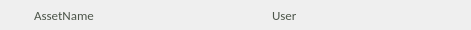
   <widget class="QFrame" name="AssetSQ_FrameSmall_2">
    <property name="geometry">
     <rect>
      <x>130</x>
      <y>350</y>
      <width>471</width>
      <height>30</height>
     </rect>
    </property>
    <property name="maximumSize">
     <size>
      <width>550</width>
      <height>30</height>
     </size>
    </property>
    <property name="frameShape">
     <enum>QFrame::NoFrame</enum>
    </property>
    <property name="frameShadow">
     <enum>QFrame::Raised</enum>
    </property>
    <widget class="QLabel" name="ASLS_labelA_2">
     <property name="geometry">
      <rect>
       <x>27</x>
       <y>2</y>
       <width>150</width>
       <height>25</height>
      </rect>
     </property>
     <property name="minimumSize">
      <size>
       <width>150</width>
       <height>25</height>
      </size>
     </property>
     <property name="maximumSize">
      <size>
       <width>150</width>
       <height>20</height>
      </size>
     </property>
     <property name="text">
      <string/>
     </property>
     <property name="pixmap">
      <pixmap>../UI/assetLong_A01.png</pixmap>
     </property>
     <property name="scaledContents">
      <bool>true</bool>
     </property>
    </widget>
    <widget class="QPushButton" name="ASLS_buttonM_2">
     <property name="enabled">
      <bool>false</bool>
     </property>
     <property name="geometry">
      <rect>
       <x>200</x>
       <y>4</y>
       <width>22</width>
       <height>22</height>
      </rect>
     </property>
     <property name="maximumSize">
      <size>
       <width>22</width>
       <height>22</height>
      </size>
     </property>
     <property name="autoFillBackground">
      <bool>false</bool>
     </property>
     <property name="text">
      <string/>
     </property>
     <property name="icon">
      <iconset>
       <normaloff>../UI/button_Asset_mod_01.png</normaloff>
       <normalon>../UI/button_Asset_mod_02.png</normalon>
       <selectedon>../UI/button_Asset_mod_01.png</selectedon>../UI/button_Asset_mod_01.png</iconset>
     </property>
     <property name="iconSize">
      <size>
       <width>22</width>
       <height>22</height>
      </size>
     </property>
     <property name="checkable">
      <bool>true</bool>
     </property>
     <property name="flat">
      <bool>true</bool>
     </property>
    </widget>
    <widget class="QPushButton" name="ASLS_buttonC_2">
     <property name="geometry">
      <rect>
       <x>177</x>
       <y>4</y>
       <width>22</width>
       <height>22</height>
      </rect>
     </property>
     <property name="maximumSize">
      <size>
       <width>22</width>
       <height>22</height>
      </size>
     </property>
     <property name="autoFillBackground">
      <bool>false</bool>
     </property>
     <property name="text">
      <string/>
     </property>
     <property name="icon">
      <iconset>
       <normaloff>../UI/button_Asset_concept_01.png</normaloff>
       <normalon>../UI/button_Asset_concept_02.png</normalon>
       <activeon>../UI/button_Asset_concept_02.png</activeon>
       <selectedon>../UI/button_Asset_concept_01.png</selectedon>../UI/button_Asset_concept_01.png</iconset>
     </property>
     <property name="iconSize">
      <size>
       <width>22</width>
       <height>22</height>
      </size>
     </property>
     <property name="checkable">
      <bool>true</bool>
     </property>
     <property name="flat">
      <bool>true</bool>
     </property>
    </widget>
    <widget class="QPushButton" name="ASLS_buttonT_2">
     <property name="enabled">
      <bool>false</bool>
     </property>
     <property name="geometry">
      <rect>
       <x>223</x>
       <y>4</y>
       <width>22</width>
       <height>22</height>
      </rect>
     </property>
     <property name="maximumSize">
      <size>
       <width>22</width>
       <height>22</height>
      </size>
     </property>
     <property name="autoFillBackground">
      <bool>false</bool>
     </property>
     <property name="text">
      <string/>
     </property>
     <property name="icon">
      <iconset>
       <normaloff>../UI/button_Asset_Tex_01.png</normaloff>
       <normalon>../UI/button_Asset_Tex_02.png</normalon>
       <activeoff>../UI/button_Asset_Tex_01.png</activeoff>
       <activeon>../UI/button_Asset_Tex_02.png</activeon>
       <selectedoff>../UI/button_Asset_Tex_01.png</selectedoff>
       <selectedon>../UI/button_Asset_Tex_02.png</selectedon>../UI/button_Asset_Tex_01.png</iconset>
     </property>
     <property name="iconSize">
      <size>
       <width>22</width>
       <height>22</height>
      </size>
     </property>
     <property name="checkable">
      <bool>true</bool>
     </property>
     <property name="flat">
      <bool>true</bool>
     </property>
    </widget>
    <widget class="QPushButton" name="ASLS_buttonR_2">
     <property name="enabled">
      <bool>false</bool>
     </property>
     <property name="geometry">
      <rect>
       <x>246</x>
       <y>4</y>
       <width>22</width>
       <height>22</height>
      </rect>
     </property>
     <property name="maximumSize">
      <size>
       <width>22</width>
       <height>22</height>
      </size>
     </property>
     <property name="autoFillBackground">
      <bool>false</bool>
     </property>
     <property name="text">
      <string/>
     </property>
     <property name="icon">
      <iconset>
       <normaloff>../UI/button_Asset_Rig_01.png</normaloff>
       <normalon>../UI/button_Asset_Rig_02.png</normalon>
       <selectedon>../UI/button_Asset_Rig_02.png</selectedon>../UI/button_Asset_Rig_01.png</iconset>
     </property>
     <property name="iconSize">
      <size>
       <width>22</width>
       <height>22</height>
      </size>
     </property>
     <property name="checkable">
      <bool>true</bool>
     </property>
     <property name="flat">
      <bool>true</bool>
     </property>
    </widget>
    <widget class="QLabel" name="ASLS_labelB_2">
     <property name="enabled">
      <bool>false</bool>
     </property>
     <property name="geometry">
      <rect>
       <x>268</x>
       <y>2</y>
       <width>75</width>
       <height>25</height>
      </rect>
     </property>
     <property name="minimumSize">
      <size>
       <width>75</width>
       <height>15</height>
      </size>
     </property>
     <property name="maximumSize">
      <size>
       <width>75</width>
       <height>25</height>
      </size>
     </property>
     <property name="text">
      <string/>
     </property>
     <property name="pixmap">
      <pixmap>../UI/userBlockB.png</pixmap>
     </property>
     <property name="scaledContents">
      <bool>true</bool>
     </property>
    </widget>
    <widget class="QLabel" name="ASLS_textA_2">
     <property name="geometry">
      <rect>
       <x>34</x>
       <y>8</y>
       <width>140</width>
       <height>14</height>
      </rect>
     </property>
     <property name="maximumSize">
      <size>
       <width>140</width>
       <height>14</height>
      </size>
     </property>
     <property name="palette">
      <palette>
       <active>
        <colorrole role="WindowText">
         <brush brushstyle="SolidPattern">
          <color alpha="255">
           <red>76</red>
           <green>85</green>
           <blue>73</blue>
          </color>
         </brush>
        </colorrole>
        <colorrole role="Text">
         <brush brushstyle="SolidPattern">
          <color alpha="255">
           <red>255</red>
           <green>255</green>
           <blue>255</blue>
          </color>
         </brush>
        </colorrole>
       </active>
       <inactive>
        <colorrole role="WindowText">
         <brush brushstyle="SolidPattern">
          <color alpha="255">
           <red>76</red>
           <green>85</green>
           <blue>73</blue>
          </color>
         </brush>
        </colorrole>
        <colorrole role="Text">
         <brush brushstyle="SolidPattern">
          <color alpha="255">
           <red>255</red>
           <green>255</green>
           <blue>255</blue>
          </color>
         </brush>
        </colorrole>
       </inactive>
       <disabled>
        <colorrole role="WindowText">
         <brush brushstyle="SolidPattern">
          <color alpha="255">
           <red>120</red>
           <green>120</green>
           <blue>120</blue>
          </color>
         </brush>
        </colorrole>
        <colorrole role="Text">
         <brush brushstyle="SolidPattern">
          <color alpha="255">
           <red>120</red>
           <green>120</green>
           <blue>120</blue>
          </color>
         </brush>
        </colorrole>
       </disabled>
      </palette>
     </property>
     <property name="font">
      <font>
       <family>Calibri</family>
       <pointsize>10</pointsize>
      </font>
     </property>
     <property name="text">
      <string>AssetName</string>
     </property>
    </widget>
    <widget class="QLabel" name="ASLS_textB_2">
     <property name="geometry">
      <rect>
       <x>272</x>
       <y>8</y>
       <width>69</width>
       <height>14</height>
      </rect>
     </property>
     <property name="maximumSize">
      <size>
       <width>70</width>
       <height>14</height>
      </size>
     </property>
     <property name="palette">
      <palette>
       <active>
        <colorrole role="WindowText">
         <brush brushstyle="SolidPattern">
          <color alpha="255">
           <red>76</red>
           <green>85</green>
           <blue>73</blue>
          </color>
         </brush>
        </colorrole>
       </active>
       <inactive>
        <colorrole role="WindowText">
         <brush brushstyle="SolidPattern">
          <color alpha="255">
           <red>76</red>
           <green>85</green>
           <blue>73</blue>
          </color>
         </brush>
        </colorrole>
       </inactive>
       <disabled>
        <colorrole role="WindowText">
         <brush brushstyle="SolidPattern">
          <color alpha="255">
           <red>120</red>
           <green>120</green>
           <blue>120</blue>
          </color>
         </brush>
        </colorrole>
       </disabled>
      </palette>
     </property>
     <property name="font">
      <font>
       <family>Calibri</family>
       <pointsize>10</pointsize>
      </font>
     </property>
     <property name="text">
      <string>User</string>
     </property>
    </widget>
    <widget class="QPushButton" name="ASLS_buttonA_2">
     <property name="geometry">
      <rect>
       <x>2</x>
       <y>2</y>
       <width>25</width>
       <height>25</height>
      </rect>
     </property>
     <property name="palette">
      <palette>
       <active>
        <colorrole role="Base">
         <brush brushstyle="SolidPattern">
          <color alpha="255">
           <red>255</red>
           <green>255</green>
           <blue>255</blue>
          </color>
         </brush>
        </colorrole>
       </active>
       <inactive>
        <colorrole role="Base">
         <brush brushstyle="SolidPattern">
          <color alpha="255">
           <red>255</red>
           <green>255</green>
           <blue>255</blue>
          </color>
         </brush>
        </colorrole>
       </inactive>
       <disabled>
        <colorrole role="Base">
         <brush brushstyle="SolidPattern">
          <color alpha="255">
           <red>255</red>
           <green>255</green>
           <blue>255</blue>
          </color>
         </brush>
        </colorrole>
       </disabled>
      </palette>
     </property>
     <property name="autoFillBackground">
      <bool>false</bool>
     </property>
     <property name="text">
      <string/>
     </property>
     <property name="icon">
      <iconset>
       <normaloff>../UI/user_block.png</normaloff>
       <normalon>../UI/user_block_Check.png</normalon>
       <activeoff>../UI/user_block.png</activeoff>
       <activeon>../UI/user_block_Check.png</activeon>
       <selectedoff>../UI/user_block.png</selectedoff>
       <selectedon>../UI/user_block_Check.png</selectedon>../UI/user_block.png</iconset>
     </property>
     <property name="iconSize">
      <size>
       <width>25</width>
       <height>25</height>
      </size>
     </property>
     <property name="checkable">
      <bool>true</bool>
     </property>
     <property name="flat">
      <bool>true</bool>
     </property>
    </widget>
    <widget class="QPushButton" name="ASLS_button_stateA_2">
     <property name="enabled">
      <bool>false</bool>
     </property>
     <property name="geometry">
      <rect>
       <x>343</x>
       <y>3</y>
       <width>23</width>
       <height>23</height>
      </rect>
     </property>
     <property name="text">
      <string/>
     </property>
     <property name="icon">
      <iconset>
       <normaloff>../UI/user_block_B.png</normaloff>../UI/user_block_B.png</iconset>
     </property>
     <property name="iconSize">
      <size>
       <width>23</width>
       <height>28</height>
      </size>
     </property>
     <property name="checkable">
      <bool>true</bool>
     </property>
     <property name="flat">
      <bool>true</bool>
     </property>
    </widget>
    <widget class="QPushButton" name="ASLS_button_stateB_2">
     <property name="enabled">
      <bool>false</bool>
     </property>
     <property name="geometry">
      <rect>
       <x>364</x>
       <y>3</y>
       <width>23</width>
       <height>23</height>
      </rect>
     </property>
     <property name="text">
      <string/>
     </property>
     <property name="icon">
      <iconset>
       <normaloff>../UI/user_block_C.png</normaloff>../UI/user_block_C.png</iconset>
     </property>
     <property name="iconSize">
      <size>
       <width>23</width>
       <height>28</height>
      </size>
     </property>
     <property name="checkable">
      <bool>true</bool>
     </property>
     <property name="flat">
      <bool>true</bool>
     </property>
    </widget>
    <widget class="QPushButton" name="ASLS_button_stateC_2">
     <property name="enabled">
      <bool>false</bool>
     </property>
     <property name="geometry">
      <rect>
       <x>386</x>
       <y>3</y>
       <width>23</width>
       <height>23</height>
      </rect>
     </property>
     <property name="text">
      <string/>
     </property>
     <property name="icon">
      <iconset>
       <normaloff>../UI/userBlockE.png</normaloff>../UI/userBlockE.png</iconset>
     </property>
     <property name="iconSize">
      <size>
       <width>23</width>
       <height>28</height>
      </size>
     </property>
     <property name="checkable">
      <bool>true</bool>
     </property>
     <property name="flat">
      <bool>true</bool>
     </property>
    </widget>
    <widget class="QPushButton" name="ASLS_button_stateD_2">
     <property name="enabled">
      <bool>false</bool>
     </property>
     <property name="geometry">
      <rect>
       <x>408</x>
       <y>3</y>
       <width>23</width>
       <height>23</height>
      </rect>
     </property>
     <property name="text">
      <string/>
     </property>
     <property name="icon">
      <iconset>
       <normaloff>../UI/user_block_D.png</normaloff>../UI/user_block_D.png</iconset>
     </property>
     <property name="iconSize">
      <size>
       <width>23</width>
       <height>28</height>
      </size>
     </property>
     <property name="checkable">
      <bool>true</bool>
     </property>
     <property name="flat">
      <bool>true</bool>
     </property>
    </widget>
    <widget class="QPushButton" name="ASLS_button_Goto">
     <property name="enabled">
      <bool>true</bool>
     </property>
     <property name="geometry">
      <rect>
       <x>440</x>
       <y>3</y>
       <width>23</width>
       <height>23</height>
      </rect>
     </property>
     <property name="text">
      <string/>
     </property>
     <property name="icon">
      <iconset>
       <normaloff>../UI/openFolder_A01.png</normaloff>
       <normalon>../UI/openFolder_A02.png</normalon>
       <selectedoff>../UI/openFolder_A01.png</selectedoff>
       <selectedon>../UI/openFolder_A02.png</selectedon>../UI/openFolder_A01.png</iconset>
     </property>
     <property name="iconSize">
      <size>
       <width>23</width>
       <height>28</height>
      </size>
     </property>
     <property name="checkable">
      <bool>true</bool>
     </property>
     <property name="flat">
      <bool>true</bool>
     </property>
    </widget>
   </widget>
